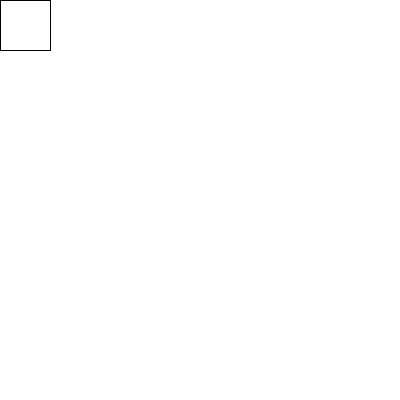
Frame 1 (no input)
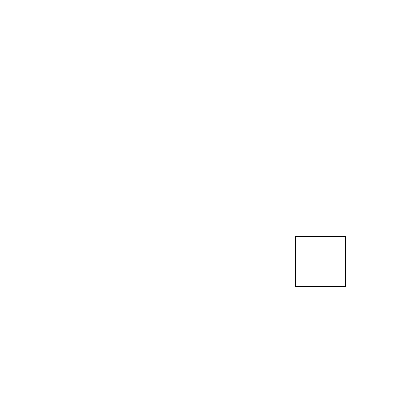
Frame 60 (the mouse pressed at the canvas centre just before this capture)
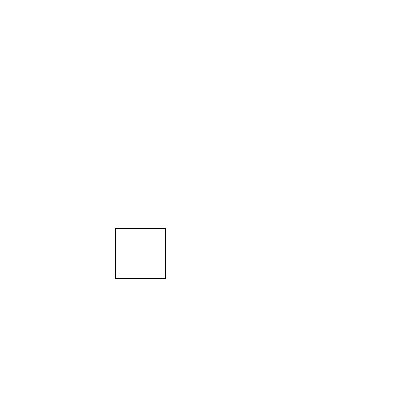
Frame 120 (the mouse held since frame 60 and released just before this capture)

The Processing sketch that drew these frames (run headless with seeded random() and noise(); from frame 60 on, the mouse is pressed at the canvas centre):

// Processing sketch: sketch_190319a
// ── sketch_190319a.pde
int x, y = 0;
int v1 = 1;
int v2 = 1;

void setup() {
  size(400, 400);
}

void draw() {
  background(255);
  
  rect(x, y, 50, 50);
  x+=5*v1;
  y+=4*v2;
  
  if((x>width-50)||(x<0)) {
    v1 = v1*-1;
  };  
  
  if((y>height-50)||(y<0)) {
    v2 = v2*-1;
  }
  println(v1);
}
